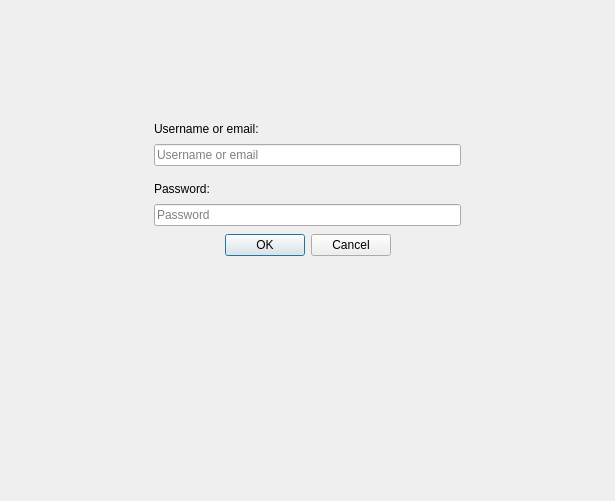
<?xml version="1.0" encoding="UTF-8"?>
<ui version="4.0">
 <class>LoginDialog</class>
 <widget class="QDialog" name="LoginDialog">
  <property name="windowModality">
   <enum>Qt::ApplicationModal</enum>
  </property>
  <property name="geometry">
   <rect>
    <x>0</x>
    <y>0</y>
    <width>615</width>
    <height>501</height>
   </rect>
  </property>
  <property name="windowTitle">
   <string>Log in to MuseScore</string>
  </property>
  <layout class="QVBoxLayout" name="verticalLayout">
   <property name="leftMargin">
    <number>0</number>
   </property>
   <property name="topMargin">
    <number>0</number>
   </property>
   <property name="rightMargin">
    <number>0</number>
   </property>
   <property name="bottomMargin">
    <number>0</number>
   </property>
   <item>
    <layout class="QHBoxLayout" name="horizontalLayout">
     <item>
      <widget class="QLabel" name="label_2">
       <property name="text">
        <string/>
       </property>
       <property name="pixmap">
        <pixmap>:/assets/mscore.svg</pixmap>
       </property>
       <property name="alignment">
        <set>Qt::AlignCenter</set>
       </property>
      </widget>
     </item>
    </layout>
   </item>
   <item>
    <layout class="QHBoxLayout" name="horizontalLayout_2" stretch="1,2,1">
     <item>
      <spacer name="horizontalSpacer">
       <property name="orientation">
        <enum>Qt::Horizontal</enum>
       </property>
       <property name="sizeHint" stdset="0">
        <size>
         <width>40</width>
         <height>20</height>
        </size>
       </property>
      </spacer>
     </item>
     <item>
      <layout class="QVBoxLayout" name="verticalLayout_2">
       <property name="spacing">
        <number>16</number>
       </property>
       <item>
        <layout class="QVBoxLayout" name="verticalLayout_3">
         <property name="spacing">
          <number>8</number>
         </property>
         <item>
          <widget class="QLabel" name="label_username">
           <property name="font">
            <font>
             <weight>50</weight>
             <bold>false</bold>
            </font>
           </property>
           <property name="text">
            <string>Username or email:</string>
           </property>
          </widget>
         </item>
         <item>
          <widget class="QLineEdit" name="usernameEdit">
           <property name="placeholderText">
            <string>Username or email</string>
           </property>
          </widget>
         </item>
        </layout>
       </item>
       <item>
        <layout class="QVBoxLayout" name="verticalLayout_4">
         <property name="spacing">
          <number>8</number>
         </property>
         <item>
          <widget class="QLabel" name="label_password">
           <property name="font">
            <font>
             <weight>50</weight>
             <bold>false</bold>
            </font>
           </property>
           <property name="text">
            <string>Password:</string>
           </property>
          </widget>
         </item>
         <item>
          <widget class="QLineEdit" name="passwordEdit">
           <property name="inputMethodHints">
            <set>Qt::ImhHiddenText|Qt::ImhNoAutoUppercase|Qt::ImhNoPredictiveText|Qt::ImhSensitiveData</set>
           </property>
           <property name="echoMode">
            <enum>QLineEdit::Password</enum>
           </property>
           <property name="placeholderText">
            <string>Password</string>
           </property>
          </widget>
         </item>
         <item>
          <widget class="QDialogButtonBox" name="buttonBox">
           <property name="standardButtons">
            <set>QDialogButtonBox::Cancel|QDialogButtonBox::Ok</set>
           </property>
           <property name="centerButtons">
            <bool>true</bool>
           </property>
          </widget>
         </item>
        </layout>
       </item>
      </layout>
     </item>
     <item>
      <spacer name="horizontalSpacer_2">
       <property name="orientation">
        <enum>Qt::Horizontal</enum>
       </property>
       <property name="sizeHint" stdset="0">
        <size>
         <width>40</width>
         <height>20</height>
        </size>
       </property>
      </spacer>
     </item>
    </layout>
   </item>
   <item>
    <widget class="QLabel" name="forgotPasswordLabel">
     <property name="text">
      <string/>
     </property>
     <property name="textFormat">
      <enum>Qt::RichText</enum>
     </property>
     <property name="alignment">
      <set>Qt::AlignCenter</set>
     </property>
     <property name="openExternalLinks">
      <bool>true</bool>
     </property>
    </widget>
   </item>
   <item>
    <widget class="QLabel" name="createAccountLabel">
     <property name="font">
      <font>
       <weight>50</weight>
       <bold>false</bold>
      </font>
     </property>
     <property name="text">
      <string/>
     </property>
     <property name="alignment">
      <set>Qt::AlignCenter</set>
     </property>
     <property name="openExternalLinks">
      <bool>true</bool>
     </property>
    </widget>
   </item>
  </layout>
 </widget>
 <resources/>
 <connections/>
</ui>
